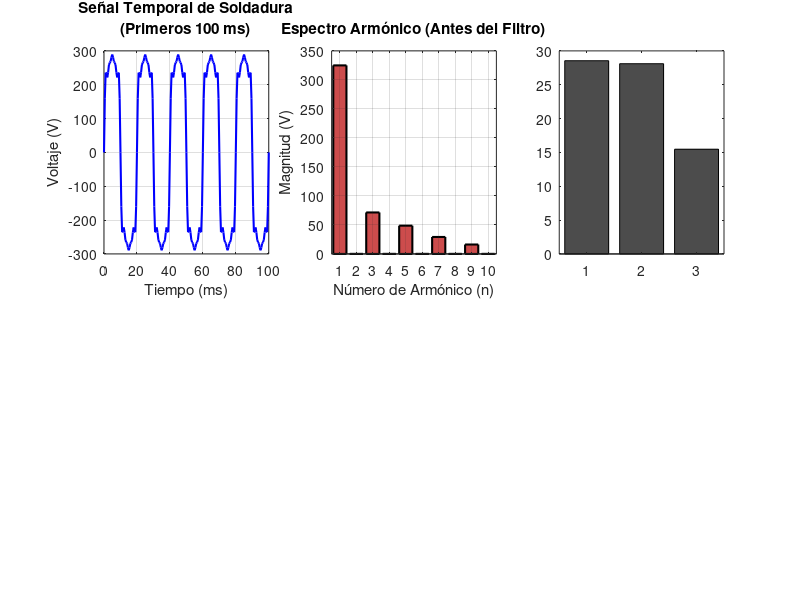

Write the MATLAB code that produced this figure. (Note: this script raises an error after producing the figure.)
%%Ejercicios de Evaluación por Grupos
% Grupo 4: Cargas de Soldadura por Arco
% Problema 4: Flicker y Armónicos en una Nave Industrial

clear all; close all; clc;

% ========== PARÁMETROS GENERALES ==========
f0 = 50;                   % Frecuencia fundamental en Hz
fs = 2000;                 % Frecuencia de muestreo en Hz
duracion = 1;              % Duración de la señal en segundos
V1 = 325;                  % Amplitud del fundamental en V

t = 0:1/fs:duracion - 1/fs;
N = length(t);
delta_f = fs / N;

% ========== ESPECIFICACIONES DE ARMÓNICOS (SOLDADURA) ==========
V3 = 0.22 * V1;            % 3er armónico: 22%
V5 = 0.15 * V1;            % 5to armónico: 15%
V7 = 0.09 * V1;            % 7mo armónico: 9%
V9 = 0.05 * V1;            % 9no armónico: 5%

fprintf('\n');
fprintf('╔══════════════════════════════════════════════════════════════╗\n');
fprintf('║   GRUPO 4: CARGAS DE SOLDADURA POR ARCO                     ║\n');
fprintf('║   Problema 4: Flicker y Armónicos en Nave Industrial        ║\n');
fprintf('╚══════════════════════════════════════════════════════════════╝\n\n');

fprintf('╔════════════════════════════════════════════════════════════════╗\n');
fprintf('║              ESPECIFICACIONES DE LA SEÑAL                     ║\n');
fprintf('╚════════════════════════════════════════════════════════════════╝\n\n');

fprintf('Duración:                              %d segundo\n', duracion);
fprintf('Frecuencia de muestreo:                %d Hz\n', fs);
fprintf('Número de muestras:                    %d\n', N);
fprintf('Resolución de frecuencia:              %.2f Hz\n\n', delta_f);

fprintf('Amplitud del fundamental (50 Hz):      %.2f V\n', V1);
fprintf('Amplitud del 3º armónico (150 Hz):     %.2f V (22%%)\n', V3);
fprintf('Amplitud del 5º armónico (250 Hz):     %.2f V (15%%)\n', V5);
fprintf('Amplitud del 7º armónico (350 Hz):     %.2f V (9%%)\n', V7);
fprintf('Amplitud del 9º armónico (450 Hz):     %.2f V (5%%)\n\n', V9);

% ========== GENERAR SEÑAL ==========
senial = V1 * sin(2*pi*f0*t) + ...
         V3 * sin(2*pi*3*f0*t) + ...
         V5 * sin(2*pi*5*f0*t) + ...
         V7 * sin(2*pi*7*f0*t) + ...
         V9 * sin(2*pi*9*f0*t);

% ========== CALCULAR FFT ==========
fft_senial = fft(senial);

% Procesar espectro
fft_positivo = fft_senial(1:N/2+1);
magnitudes = abs(fft_positivo) / N;
magnitudes(2:end-1) = magnitudes(2:end-1) * 2;

% Vector de frecuencias
frecuencias = (0:N/2) * fs / N;

% ========== ANÁLISIS COMPLETO DE ARMÓNICOS ==========
fprintf('╔════════════════════════════════════════════════════════════════╗\n');
fprintf('║              ANÁLISIS ESPECTRAL COMPLETO                      ║\n');
fprintf('╚════════════════════════════════════════════════════════════════╝\n\n');

fprintf('┌────┬────────────┬─────────────────┬──────────────────┐\n');
fprintf('│ n  │ f_n (Hz)   │ Magnitud (V)    │ %% del Fundamental │\n');
fprintf('├────┼────────────┼─────────────────┼──────────────────┤\n');

armonicos_completos = zeros(15, 3);  % [n, magnitud, porcentaje]
suma_armonicos_cuadrado_total = 0;
suma_armonicos_cuadrado_hasta7 = 0;

for n = 1:15
    f_n = n * f0;
    [~, idx] = min(abs(frecuencias - f_n));
    
    magnitud = magnitudes(idx);
    
    if n == 1
        V_fundamental = magnitud;
        porcentaje = 100;
    else
        porcentaje = (magnitud / V_fundamental) * 100;
        suma_armonicos_cuadrado_total = suma_armonicos_cuadrado_total + magnitud^2;
        
        if n <= 7
            suma_armonicos_cuadrado_hasta7 = suma_armonicos_cuadrado_hasta7 + magnitud^2;
        end
    end
    
    armonicos_completos(n, 1) = n;
    armonicos_completos(n, 2) = magnitud;
    armonicos_completos(n, 3) = porcentaje;
    
    fprintf('│ %2d │ %10.1f │ %15.4f │      %6.2f %%      │\n', ...
        n, f_n, magnitud, porcentaje);
end

fprintf('└────┴────────────┴─────────────────┴──────────────────┘\n\n');

% ========== CÁLCULOS DE THD ==========
fprintf('╔════════════════════════════════════════════════════════════════╗\n');
fprintf('║                    CÁLCULO DE THD                             ║\n');
fprintf('╚════════════════════════════════════════════════════════════════╝\n\n');

% THD TOTAL (armónicos hasta el 15º)
THD_total = 100 * sqrt(suma_armonicos_cuadrado_total) / V_fundamental;

fprintf('CÁLCULO 1: THD TOTAL (Armónicos 2 a 15)\n');
fprintf('─────────────────────────────────────────────────────────────────\n');

fprintf('\nComponentes considerados:\n');
fprintf('  V₃ = %.2f V (22%%)\n', V3);
fprintf('  V₅ = %.2f V (15%%)\n', V5);
fprintf('  V₇ = %.2f V (9%%)\n', V7);
fprintf('  V₉ = %.2f V (5%%)\n', V9);
fprintf('  V₁₁ a V₁₅ = 0.00 V (no presentes)\n\n');

fprintf('Suma de cuadrados:\n');
fprintf('  ΣV²ₙ = (%.2f)² + (%.2f)² + (%.2f)² + (%.2f)²\n', V3, V5, V7, V9);
fprintf('  ΣV²ₙ = %.4f + %.4f + %.4f + %.4f\n', V3^2, V5^2, V7^2, V9^2);
fprintf('  ΣV²ₙ = %.4f V²\n\n', suma_armonicos_cuadrado_total);

fprintf('Raíz cuadrada:\n');
fprintf('  √(ΣV²ₙ) = √(%.4f) = %.4f V\n\n', suma_armonicos_cuadrado_total, sqrt(suma_armonicos_cuadrado_total));

fprintf('THD Total:\n');
fprintf('  THD = 100 × %.4f / %.2f = %.2f %%\n\n', sqrt(suma_armonicos_cuadrado_total), V_fundamental, THD_total);

% THD HASTA 7º ARMÓNICO
THD_hasta7 = 100 * sqrt(suma_armonicos_cuadrado_hasta7) / V_fundamental;

fprintf('┌─────────────────────────────────────────────┐\n');
fprintf('│  THD TOTAL = %.2f %%                          │\n', THD_total);
fprintf('└─────────────────────────────────────────────┘\n\n');

fprintf('CÁLCULO 2: THD SOLO ARMÓNICOS IMPARES HASTA 7º\n');
fprintf('─────────────────────────────────────────────────────────────────\n');

fprintf('\nComponentes considerados:\n');
fprintf('  V₃ = %.2f V (22%%)\n', V3);
fprintf('  V₅ = %.2f V (15%%)\n', V5);
fprintf('  V₇ = %.2f V (9%%)\n\n', V7);

fprintf('Suma de cuadrados (solo hasta V₇):\n');
fprintf('  ΣV²ₙ₍₃₋₇₎ = (%.2f)² + (%.2f)² + (%.2f)²\n', V3, V5, V7);
fprintf('  ΣV²ₙ₍₃₋₇₎ = %.4f + %.4f + %.4f\n', V3^2, V5^2, V7^2);
fprintf('  ΣV²ₙ₍₃₋₇₎ = %.4f V²\n\n', suma_armonicos_cuadrado_hasta7);

fprintf('Raíz cuadrada:\n');
fprintf('  √(ΣV²ₙ₍₃₋₇₎) = √(%.4f) = %.4f V\n\n', suma_armonicos_cuadrado_hasta7, sqrt(suma_armonicos_cuadrado_hasta7));

fprintf('THD (hasta 7º):\n');
fprintf('  THD = 100 × %.4f / %.2f = %.2f %%\n\n', sqrt(suma_armonicos_cuadrado_hasta7), V_fundamental, THD_hasta7);

fprintf('┌─────────────────────────────────────────────┐\n');
fprintf('│  THD (hasta 7º) = %.2f %%                      │\n', THD_hasta7);
fprintf('└─────────────────────────────────────────────┘\n\n');

% ========== ANÁLISIS COMPARATIVO ==========
fprintf('╔════════════════════════════════════════════════════════════════╗\n');
fprintf('║         COMPARACIÓN: THD TOTAL vs THD HASTA 7º               ║\n');
fprintf('╚════════════════════════════════════════════════════════════════╝\n\n');

diferencia_THD = THD_total - THD_hasta7;
porcentaje_9 = (V9^2 / suma_armonicos_cuadrado_total) * 100;

fprintf('┌──────────────────────────┬───────────┬──────────┐\n');
fprintf('│ Parámetro                │ Valor     │ Unidad   │\n');
fprintf('├──────────────────────────┼───────────┼──────────┤\n');
fprintf('│ THD Total (2-15)         │ %7.2f %% │ %%       │\n', THD_total);
fprintf('│ THD Hasta 7º (3-7)       │ %7.2f %% │ %%       │\n', THD_hasta7);
fprintf('│ Diferencia               │ %7.2f %% │ %%       │\n', diferencia_THD);
fprintf('│ Contribución 9º armónico │ %7.2f %% │ %%       │\n', porcentaje_9);
fprintf('└──────────────────────────┴───────────┴──────────┘\n\n');

fprintf('Análisis:\n');
fprintf('─────────────────────────────────────────────────────────────────\n');
fprintf('• El 9º armónico contribuye solo con el %.2f%% al THD total\n', porcentaje_9);
fprintf('• Los armónicos de orden superior (11, 13, 15) están ausentes\n');
fprintf('• El THD está dominado por los armónicos 3º, 5º y 7º\n');
fprintf('• Reducción porcentual del 9º armónico: %.2f%% del THD total\n\n', diferencia_THD/THD_total*100);

% ========== EVALUACIÓN NORMATIVA ==========
fprintf('╔════════════════════════════════════════════════════════════════╗\n');
fprintf('║              EVALUACIÓN SEGÚN NORMAS                         ║\n');
fprintf('╚════════════════════════════════════════════════════════════════╝\n\n');

THD_limite = 8.0;

fprintf('Límite normativo (Redes de baja tensión): %.1f %%\n', THD_limite);
fprintf('THD medido: %.2f %%\n', THD_total);
fprintf('Estado: ');

if THD_total <= THD_limite
    fprintf('✓ CUMPLE NORMA\n\n');
    estado = 'ACEPTABLE';
else
    fprintf('✗ NO CUMPLE NORMA\n\n');
    estado = 'NO ACEPTABLE';
    fprintf('Exceso: %.2f %% (%.1f veces el límite)\n\n', THD_total - THD_limite, THD_total/THD_limite);
end

% ========== DISEÑO CONCEPTUAL DEL FILTRO ==========
fprintf('╔════════════════════════════════════════════════════════════════╗\n');
fprintf('║         DISEÑO CONCEPTUAL: FILTRO SINTONIZADO EN 3º           ║\n');
fprintf('╚════════════════════════════════════════════════════════════════╝\n\n');

f3 = 3 * f0;  % 150 Hz

fprintf('Objetivo: Mitigar el 3º armónico (principal fuente de distorsión)\n\n');

fprintf('ESPECIFICACIONES DEL FILTRO:\n');
fprintf('─────────────────────────────────────────────────────────────────\n');
fprintf('Tipo: Filtro LC pasivo sintonizado\n');
fprintf('Frecuencia de sintonía: f = %.0f Hz (3º armónico)\n\n', f3);

% Cálculo de componentes (ejemplo con impedancia base)
Z_base = 50;  % Ohm (impedancia base típica)
C_filtro = 1 / (2*pi*f3*Z_base);
L_filtro = Z_base / (2*pi*f3);

fprintf('Componentes típicos (basados en Z_base = %d Ω):\n', Z_base);
fprintf('  Inductancia: L = Z / (2π×f)\n');
fprintf('              L = %d / (2π×%.0f)\n', Z_base, f3);
fprintf('              L ≈ %.4f H = %.2f mH\n\n', L_filtro, L_filtro*1000);

fprintf('  Capacitancia: C = 1 / (2π×f×Z)\n');
fprintf('               C = 1 / (2π×%.0f×%d)\n', f3, Z_base);
fprintf('               C ≈ %.4f F = %.2f µF\n\n', C_filtro, C_filtro*1e6);

% Características del filtro
Q_filtro = 1;  % Factor de calidad típico
delta_f_filtro = f3 / Q_filtro;

fprintf('Características del Filtro:\n');
fprintf('  Frecuencia central: %.0f Hz\n', f3);
fprintf('  Ancho de banda (-3dB): %.0f Hz\n', delta_f_filtro);
fprintf('  Factor de calidad: Q = %.1f\n', Q_filtro);
fprintf('  Impedancia: Z = %.0f Ω @ %.0f Hz\n\n', Z_base, f3);

% ========== SIMULACIÓN DE FILTRO ==========
fprintf('╔════════════════════════════════════════════════════════════════╗\n');
fprintf('║           ESTIMACIÓN DE MEJORA CON FILTRO                     ║\n');
fprintf('╚════════════════════════════════════════════════════════════════╝\n\n');

% Eficiencias típicas de atenuación
eficiencia_3 = 0.90;  % 90% de atenuación del 3º
eficiencia_5 = 0.20;  % 20% de atenuación del 5º (más débil)
eficiencia_7 = 0.10;  % 10% de atenuación del 7º (mucho más débil)

V3_filtrado = V3 * (1 - eficiencia_3);
V5_filtrado = V5 * (1 - eficiencia_5);
V7_filtrado = V7 * (1 - eficiencia_7);
V9_filtrado = V9;  % Sin cambio

suma_armonicos_filtrado = V3_filtrado^2 + V5_filtrado^2 + V7_filtrado^2 + V9_filtrado^2;
THD_filtrado = 100 * sqrt(suma_armonicos_filtrado) / V_fundamental;

fprintf('Atenuaciones esperadas (Filtro sintonizado en 3º):\n');
fprintf('─────────────────────────────────────────────────────────────────\n');
fprintf('  3º armónico: Atenuación del %.0f%% → %.2f V (de %.2f V)\n', eficiencia_3*100, V3_filtrado, V3);
fprintf('  5º armónico: Atenuación del %.0f%% → %.2f V (de %.2f V)\n', eficiencia_5*100, V5_filtrado, V5);
fprintf('  7º armónico: Atenuación del %.0f%% → %.2f V (de %.2f V)\n', eficiencia_7*100, V7_filtrado, V7);
fprintf('  9º armónico: Sin atenuación → %.2f V\n\n', V9_filtrado);

fprintf('THD DESPUÉS DEL FILTRADO:\n');
fprintf('─────────────────────────────────────────────────────────────────\n');
fprintf('  ΣV²ₙ (filtrado) = (%.2f)² + (%.2f)² + (%.2f)² + (%.2f)²\n', ...
    V3_filtrado, V5_filtrado, V7_filtrado, V9_filtrado);
fprintf('  ΣV²ₙ (filtrado) = %.4f V²\n\n', suma_armonicos_filtrado);

fprintf('  THD (filtrado) = 100 × √(%.4f) / %.2f = %.2f %%\n\n', ...
    suma_armonicos_filtrado, V_fundamental, THD_filtrado);

% Mejora lograda
mejora_absoluta = THD_total - THD_filtrado;
mejora_porcentual = (mejora_absoluta / THD_total) * 100;

fprintf('┌─────────────────────────────────────────────┐\n');
fprintf('│  THD Antes del Filtro:  %.2f %%               │\n', THD_total);
fprintf('│  THD Después del Filtro: %.2f %%              │\n', THD_filtrado);
fprintf('│  Mejora Absoluta:       %.2f %%               │\n', mejora_absoluta);
fprintf('│  Mejora Relativa:       %.2f %%               │\n', mejora_porcentual);
fprintf('└─────────────────────────────────────────────┘\n\n');

fprintf('Análisis de Conformidad:\n');
fprintf('─────────────────────────────────────────────────────────────────\n');
fprintf('  Antes del filtro: THD = %.2f %% → ✗ NO CUMPLE (supera %d%% en %.2f%%)\n', ...
    THD_total, fix(THD_limite), THD_total - THD_limite);

if THD_filtrado <= THD_limite
    fprintf('  Después del filtro: THD = %.2f %% → ✓ CUMPLE NORMA\n\n', THD_filtrado);
    conformidad_final = 'POSITIVA';
    observacion = sprintf('El filtro logra reducir el THD a %.2f %%, cumpliendo con la norma.', THD_filtrado);
else
    fprintf('  Después del filtro: THD = %.2f %% → ✗ AÚN NO CUMPLE (supera %d%% en %.2f%%)\n\n', ...
        THD_filtrado, fix(THD_limite), THD_filtrado - THD_limite);
    conformidad_final = 'INSUFICIENTE';
    observacion = sprintf('Se requiere un filtro adicional o más efectivo (atenuación >%.0f%%).', ...
        (THD_filtrado - THD_limite)/THD_total*100);
end

fprintf('Conclusión: %s\n', observacion);

% ========== VISUALIZACIÓN ==========
figure('Name', 'Análisis de Soldadura por Arco', 'NumberTitle', 'off', 'Position', [100 100 1400 900]);

% Gráfico 1: Señal en el tiempo
subplot(2,3,1);
t_plot = t(t <= 0.1);  % Primeros 100 ms
senial_plot = senial(1:length(t_plot));
plot(t_plot * 1000, senial_plot, 'b', 'LineWidth', 1.5);
grid on;
xlabel('Tiempo (ms)');
ylabel('Voltaje (V)');
title(sprintf('Señal Temporal de Soldadura\n(Primeros 100 ms)'));
xlim([0, 100]);

% Gráfico 2: Espectro completo
subplot(2,3,2);
bar(armonicos_completos(1:10, 1), armonicos_completos(1:10, 2), 'FaceColor', [0.8 0.3 0.3], ...
    'EdgeColor', 'black', 'LineWidth', 1.5);
grid on;
xlabel('Número de Armónico (n)');
ylabel('Magnitud (V)');
title('Espectro Armónico (Antes del Filtro)');
xlim([0.5, 10.5]);
xticks(1:10);

% Gráfico 3: Comparación THD
subplot(2,3,3);
valores_thd = [THD_total, THD_hasta7, THD_filtrado];
colores = ['r', 'y', 'g'];
etiquetas = {'THD Total', 'THD (hasta 7º)', 'Después Filtro'};
b = bar(valores_thd, 'FaceColor', [0.3 0.3 0.3]);
hold on;
yline(8, 'r--', 'LineWidth', 2, 'Label', 'Límite Normativo 8%');
hold off;
set(gca, 'XTickLabel', etiquetas);
ylabel('THD (%)');
title('Comparación de Valores de THD');
ylim([0, max(valores_thd)*1.2]);
grid on;

% Gráfico 4: Espectro después del filtro
subplot(2,3,4);
armonicos_filtrados = armonicos_completos;
armonicos_filtrados(3, 2) = V3_filtrado;
armonicos_filtrados(5, 2) = V5_filtrado;
armonicos_filtrados(7, 2) = V7_filtrado;
bar(armonicos_filtrados(1:10, 1), armonicos_filtrados(1:10, 2), 'FaceColor', [0.3 0.8 0.3], ...
    'EdgeColor', 'black', 'LineWidth', 1.5);
grid on;
xlabel('Número de Armónico (n)');
ylabel('Magnitud (V)');
title('Espectro Armónico (Después del Filtro)');
xlim([0.5, 10.5]);
xticks(1:10);

% Gráfico 5: Contribución de armónicos
subplot(2,3,5);
contribuciones = [V3^2, V5^2, V7^2, V9^2];
etiq_contrib = {'3º', '5º', '7º', '9º'};
pie(contribuciones, etiq_contrib);
title('Contribución de Armónicos al THD²');

% Gráfico 6: Evolución del THD
subplot(2,3,6);
thd_estados = [THD_total, THD_hasta7, THD_filtrado];
estados = categorical({'Actual', 'Sin 9º', 'Filtrado'});
plot(estados, thd_estados, 'o-', 'LineWidth', 2, 'MarkerSize', 10);
hold on;
yline(8, 'r--', 'LineWidth', 2, 'Label', 'Límite 8%');
hold off;
ylabel('THD (%)');
title('Evolución del THD con Medidas de Mitigación');
grid on;
ylim([0, max(thd_estados)*1.2]);

sgtitle(sprintf('Grupo 4: Cargas de Soldadura - THD Inicial: %.2f%%', THD_total), ...
    'FontSize', 14, 'FontWeight', 'bold');

fprintf('\n════════════════════════════════════════════════════════════════\n');